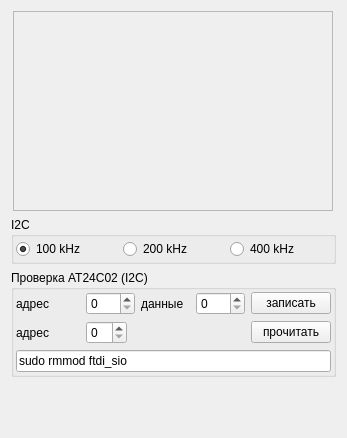
<?xml version="1.0" encoding="UTF-8"?>
<ui version="4.0">
 <class>MainBox</class>
 <widget class="QWidget" name="MainBox">
  <property name="geometry">
   <rect>
    <x>0</x>
    <y>0</y>
    <width>347</width>
    <height>438</height>
   </rect>
  </property>
  <property name="windowTitle">
   <string>Dialog</string>
  </property>
  <layout class="QHBoxLayout" name="horizontalLayout">
   <item>
    <layout class="QVBoxLayout" name="verticalLayout">
     <item>
      <layout class="QHBoxLayout" name="horizontalLayout_10">
       <item>
        <widget class="QFrame" name="frame">
         <property name="minimumSize">
          <size>
           <width>320</width>
           <height>200</height>
          </size>
         </property>
         <property name="maximumSize">
          <size>
           <width>320</width>
           <height>200</height>
          </size>
         </property>
         <property name="frameShape">
          <enum>QFrame::StyledPanel</enum>
         </property>
         <property name="frameShadow">
          <enum>QFrame::Sunken</enum>
         </property>
        </widget>
       </item>
      </layout>
     </item>
     <item>
      <widget class="QGroupBox" name="groupBox_4">
       <property name="title">
        <string>I2C</string>
       </property>
       <layout class="QHBoxLayout" name="horizontalLayout_6">
        <property name="margin">
         <number>2</number>
        </property>
        <item>
         <widget class="QRadioButton" name="rb_100">
          <property name="text">
           <string>100 kHz</string>
          </property>
          <property name="checked">
           <bool>true</bool>
          </property>
         </widget>
        </item>
        <item>
         <widget class="QRadioButton" name="rb_200">
          <property name="text">
           <string>200 kHz</string>
          </property>
         </widget>
        </item>
        <item>
         <widget class="QRadioButton" name="rb_400">
          <property name="text">
           <string>400 kHz</string>
          </property>
         </widget>
        </item>
       </layout>
      </widget>
     </item>
     <item>
      <widget class="QGroupBox" name="groupBox">
       <property name="title">
        <string>Проверка AT24C02 (I2C)</string>
       </property>
       <layout class="QVBoxLayout" name="verticalLayout_2">
        <property name="margin">
         <number>2</number>
        </property>
        <item>
         <layout class="QHBoxLayout" name="horizontalLayout_2">
          <item>
           <widget class="QLabel" name="label">
            <property name="minimumSize">
             <size>
              <width>64</width>
              <height>0</height>
             </size>
            </property>
            <property name="text">
             <string>адрес</string>
            </property>
           </widget>
          </item>
          <item>
           <widget class="QSpinBox" name="sbWriteAddress"/>
          </item>
          <item>
           <widget class="QLabel" name="label_2">
            <property name="text">
             <string>данные</string>
            </property>
           </widget>
          </item>
          <item>
           <widget class="QSpinBox" name="sbWriteData"/>
          </item>
          <item>
           <widget class="QPushButton" name="btnWrite">
            <property name="text">
             <string>записать</string>
            </property>
           </widget>
          </item>
         </layout>
        </item>
        <item>
         <layout class="QHBoxLayout" name="horizontalLayout_3">
          <item>
           <widget class="QLabel" name="label_3">
            <property name="minimumSize">
             <size>
              <width>64</width>
              <height>0</height>
             </size>
            </property>
            <property name="text">
             <string>адрес</string>
            </property>
           </widget>
          </item>
          <item>
           <widget class="QSpinBox" name="sbReadAddress"/>
          </item>
          <item>
           <spacer name="horizontalSpacer">
            <property name="orientation">
             <enum>Qt::Horizontal</enum>
            </property>
            <property name="sizeHint" stdset="0">
             <size>
              <width>40</width>
              <height>20</height>
             </size>
            </property>
           </spacer>
          </item>
          <item>
           <widget class="QPushButton" name="btnRead">
            <property name="text">
             <string>прочитать</string>
            </property>
           </widget>
          </item>
         </layout>
        </item>
        <item>
         <widget class="QLineEdit" name="lineEdit">
          <property name="text">
           <string>sudo rmmod ftdi_sio</string>
          </property>
          <property name="readOnly">
           <bool>true</bool>
          </property>
         </widget>
        </item>
       </layout>
      </widget>
     </item>
     <item>
      <layout class="QVBoxLayout" name="serial_layout"/>
     </item>
     <item>
      <spacer name="verticalSpacer">
       <property name="orientation">
        <enum>Qt::Vertical</enum>
       </property>
       <property name="sizeHint" stdset="0">
        <size>
         <width>20</width>
         <height>40</height>
        </size>
       </property>
      </spacer>
     </item>
    </layout>
   </item>
   <item>
    <layout class="QVBoxLayout" name="graph_layout"/>
   </item>
  </layout>
 </widget>
 <resources/>
 <connections/>
</ui>
